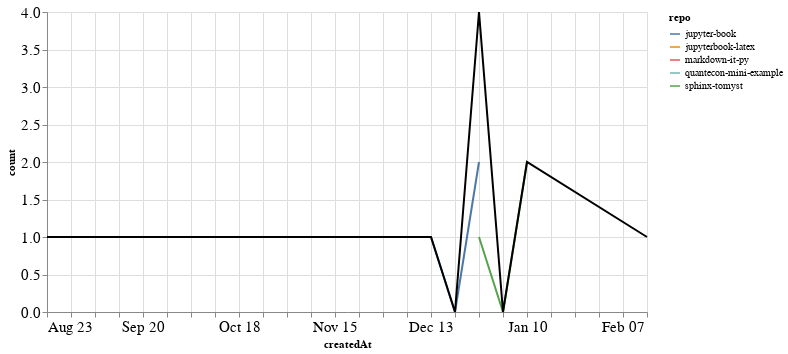

Here is the notebook cell this chart was saved with:
### Markdown cell above
### PRs

### Code cell
prs_time = prs.groupby('repo').resample('W', on='createdAt').count()['author'].reset_index()
prs_time = prs_time.rename(columns={'author': 'count'})
prs_time_total = prs_time.groupby('createdAt').agg({"count": "sum"}).reset_index()

ch1 = alt.Chart(prs_time, width=600).mark_line().encode(
    x='createdAt',
    y='count',
    color='repo',
    tooltip="repo"
)

ch2 = alt.Chart(prs_time_total, width=600).mark_line(color="black").encode(
    x='createdAt',
    y='count',
)

ch1 + ch2

### Figure 1 — Vega-Lite specification as saved in the notebook (floating-point values rounded to 4 significant figures)
{"config": {"axisLeft": {"labelFontSize": 15}, "axisBottom": {"labelFontSize": 15}}, "layer": [{"data": {"name": "data-b96ac3585a76e8d8b5e2661bb83a29b7"}, "mark": "line", "encoding": {"color": {"type": "nominal", "field": "repo"}, "tooltip": {"type": "nominal", "field": "repo"}, "x": {"type": "temporal", "field": "createdAt"}, "y": {"type": "quantitative", "field": "count"}}, "width": 600}, {"data": {"name": "data-fbfd33ad16325ba2985889c965ceaf33"}, "mark": {"type": "line", "color": "black"}, "encoding": {"x": {"type": "temporal", "field": "createdAt"}, "y": {"type": "quantitative", "field": "count"}}, "width": 600}], "$schema": "https://vega.github.io/schema/vega-lite/v4.8.1.json", "datasets": {"data-b96ac3585a76e8d8b5e2661bb83a29b7": [{"repo": "jupyter-book", "createdAt": "2020-12-13T00:00:00", "count": 1}, {"repo": "jupyter-book", "createdAt": "2020-12-20T00:00:00", "count": 0}, {"repo": "jupyter-book", "createdAt": "2020-12-27T00:00:00", "count": 2}, {"repo": "jupyterbook-latex", "createdAt": "2020-12-27T00:00:00", "count": 1}, {"repo": "markdown-it-py", "createdAt": "2020-08-23T00:00:00", "count": 1}, {"repo": "quantecon-mini-example", "createdAt": "2021-02-14T00:00:00", "count": 1}, {"repo": "sphinx-tomyst", "createdAt": "2020-12-27T00:00:00", "count": 1}, {"repo": "sphinx-tomyst", "createdAt": "2021-01-03T00:00:00", "count": 0}, {"repo": "sphinx-tomyst", "createdAt": "2021-01-10T00:00:00", "count": 2}], "data-fbfd33ad16325ba2985889c965ceaf33": [{"createdAt": "2020-08-23T00:00:00", "count": 1}, {"createdAt": "2020-12-13T00:00:00", "count": 1}, {"createdAt": "2020-12-20T00:00:00", "count": 0}, {"createdAt": "2020-12-27T00:00:00", "count": 4}, {"createdAt": "2021-01-03T00:00:00", "count": 0}, {"createdAt": "2021-01-10T00:00:00", "count": 2}, {"createdAt": "2021-02-14T00:00:00", "count": 1}]}}
